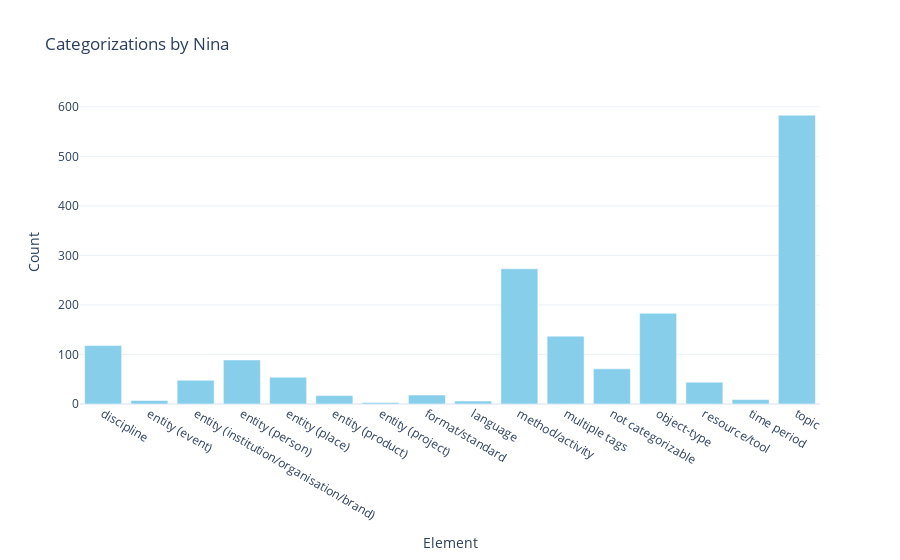

Notebook source saved alongside this figure:
### Code cell
# Flatten the frozensets and count occurrences - DHA-Zotero only
counter = Counter([item for subset in df_dha['Categories_y'] for item in subset])

# Separate the keys and values for plotting
items, counts = zip(*sorted(counter.items(), key=lambda x: x[0]))

# Plot
fig = go.Figure(data=[
    go.Bar(x=items, y=counts, marker_color='skyblue')
])

fig.update_layout(
    title='Categorizations by Nina',
    xaxis_title='Element',
    yaxis_title='Count',
    showlegend=False,
    template="plotly_white"
)

fig.show()

### Figure 1 — Plotly figure (JSON) as saved in the notebook; plotly's stock layout.template omitted (floating-point values rounded to 4 significant figures)
{"data": [{"marker": {"color": "skyblue"}, "type": "bar", "x": ["discipline", "entity (event)", "entity (institution/organisation/brand)", "entity (person)", "entity (place)", "entity (product)", "entity (project)", "format/standard", "language", "method/activity", "multiple tags", "not categorizable", "object-type", "resource/tool", "time period", "topic"], "y": [118, 7, 48, 89, 54, 17, 3, 18, 6, 273, 137, 71, 183, 44, 9, 583]}], "layout": {"showlegend": false, "title": {"text": "Categorizations by Nina"}, "xaxis": {"title": {"text": "Element"}}, "yaxis": {"title": {"text": "Count"}}}}
